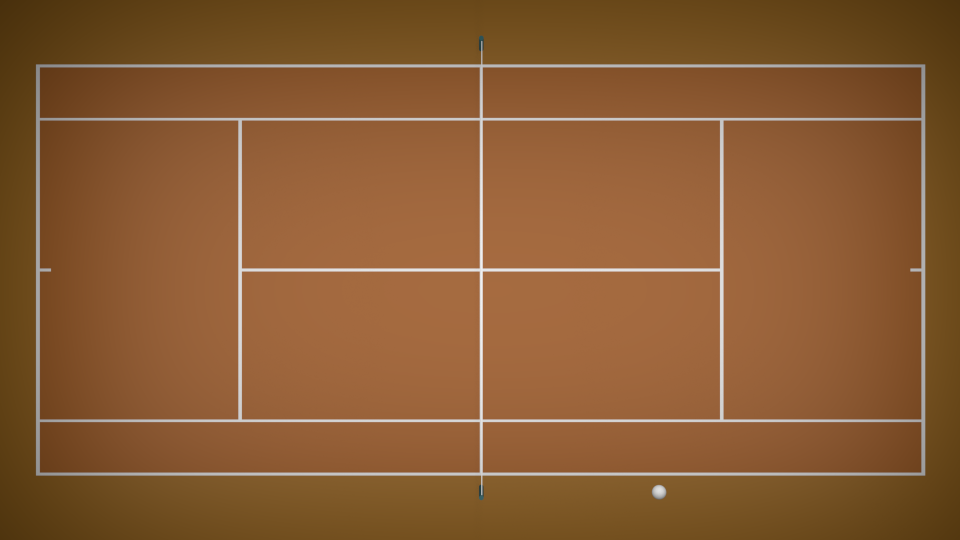
%> input picture Research/Img_Proc_Accuracy_Testing/imgs/BL0.06_CamLeft_4_-5_2.png, 1920 x 1080 px (shown at 1/2 size)
$ octave Accuracy_Test.m   (GNU Octave 9; MATLAB toolbox functions it lacks are replaced by stand-ins)
%> lines starting %> are read from the running program, lines starting %| are printed output that depends on the picture
% Shams Belal, CPET 563.01L02 - 2/16/25

leftarrImg = {'BL0.06_CamLeft_4_-5_2.png', 'BL0.06_CamLeft_-4_-2_3.png', 'BL0.06_CamLeft_2_5_2.png', 'BL0.06_CamLeft_-1_1_2.png';
              'BL0.07_CamLeft_4_-5_2.png', 'BL0.07_CamLeft_-4_-2_3.png', 'BL0.07_CamLeft_2_5_2.png', 'BL0.07_CamLeft_-1_1_2.png';
              'BL0.08_CamLeft_4_-5_2.png', 'BL0.08_CamLeft_-4_-2_3.png', 'BL0.08_CamLeft_2_5_2.png', 'BL0.08_CamLeft_-1_1_2.png'};

rightarrImg = {'BL0.06_CamRight_4_-5_2.png', 'BL0.06_CamRight_-4_-2_3.png', 'BL0.06_CamRight_2_5_2.png', 'BL0.06_CamRight_-1_1_2.png';
              'BL0.07_CamRight_4_-5_2.png', 'BL0.07_CamRight_-4_-2_3.png', 'BL0.07_CamRight_2_5_2.png', 'BL0.07_CamRight_-1_1_2.png';
              'BL0.08_CamRight_4_-5_2.png', 'BL0.08_CamRight_-4_-2_3.png', 'BL0.08_CamRight_2_5_2.png', 'BL0.08_CamRight_-1_1_2.png'};


BallXcoord = {4, -4, 2, -1};    CalcX = {0, 0, 0, 0};   ErrorXPerc = {0, 0, 0, 0};
BallYcoord = {-5, -2, 5, 1};    CalcY = {0, 0, 0, 0};   ErrorYPerc = {0, 0, 0, 0};
BallZcoord = {2, 3, 2, 2};      CalcZCameraPers = {0, 0, 0, 0};   CalcZWorldPers = {0, 0, 0, 0}; ErrorZPerc = {0, 0, 0, 0};

baseline = {60, 70, 80};

XErrorPercAVG = {0, 0, 0};
YErrorPercAVG = {0, 0, 0};
ZErrorPercAVG = {0, 0, 0};

f = 8;                 % focal length [mm]
ps = .003;             % pixel size [mm]
xNumPix = 1920;        % total number of pixels in x direction of the sensor [px]
yNumPix = 1080;        % total number of pixels in y direction of the sensor [py]
cxLeft = xNumPix/2;    % left camera x center [px]
cxRight = xNumPix/2;   % right camera x center [px]
cyLeft = yNumPix/2;    % left camera y center [py]
cyRight = yNumPix/2;   % right camera y center [py]
camDepth = 32;         % Distance between Camera sensor and court floor [m]

% 3 Baseline changes

% Accuracy = (|IMGMask_Calc - Actual|)/Actual * 100

for counter = 1:3

    for framecounter = 1:4

        leftImage = imread(leftarrImg{counter, framecounter});
%> leftImage is the input picture: size 1080x1920x3 uint8; mean R, G, B 136.8, 91.1, 51
        %imagesc(leftImage);
        leftNormalImage = mat2gray(leftImage);
        leftGray = rgb2gray(leftNormalImage);
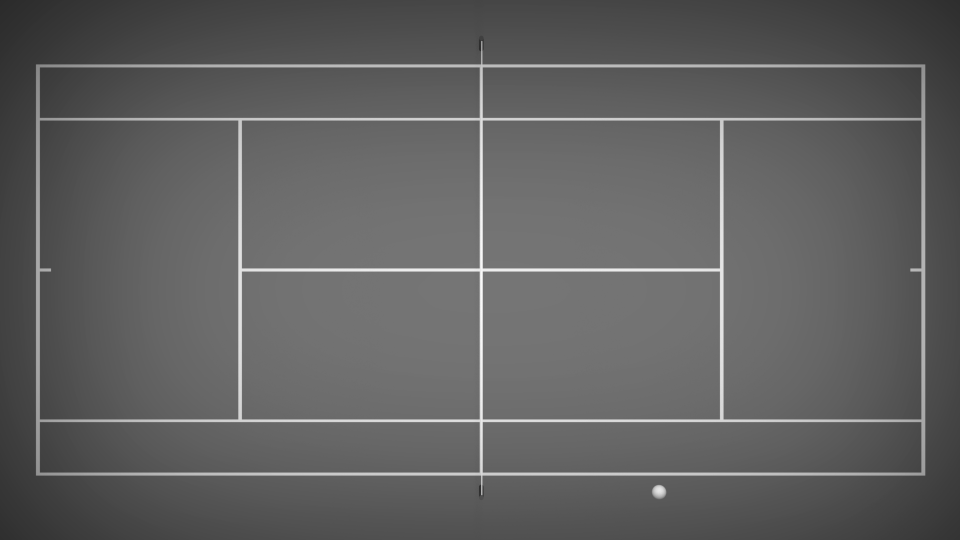
%> leftGray: size 1080x1920 double (shown at 1/2 size); min 0.167, max 1, mean 0.378
        leftKernel = [1 1 1;
                  1 1 1;
                  1 1 1];
        avgImgLeft = conv2(leftGray, leftKernel);
        Leftedgedet = edge(avgImgLeft);
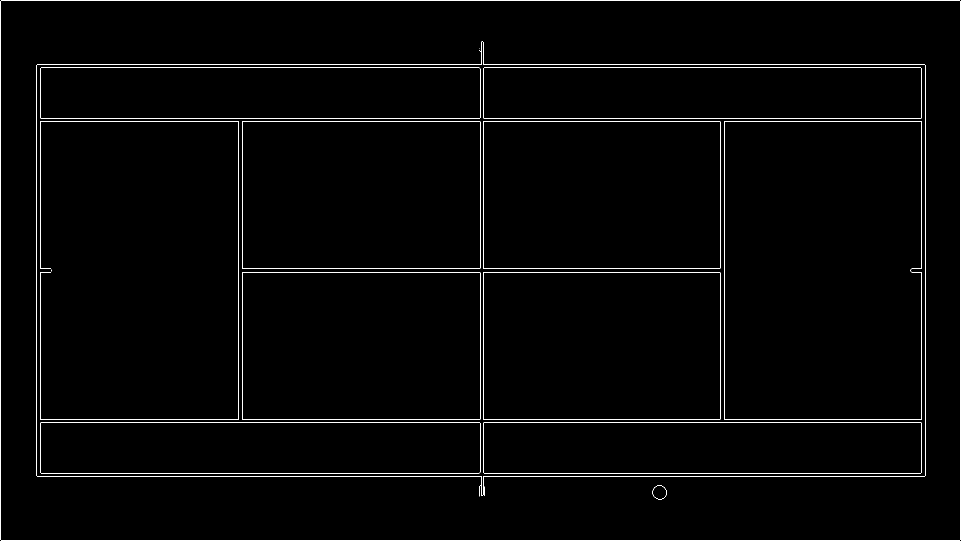
%> Leftedgedet: size 1082x1922 logical (shown at 1/2 size); 1.4% white in thin lines or dots
%> (the run ends here)
